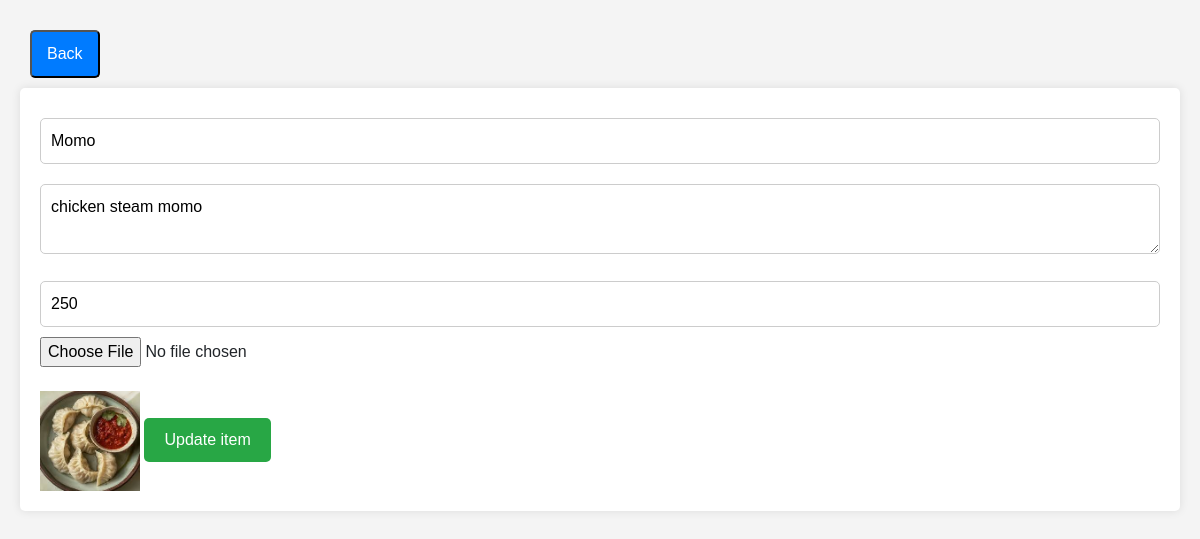
Screenshot of /OFOS/a_edit.php?id=29 with the database file from the repository.
### tables this page shows
CREATE TABLE `view_foods` (
  `F_ID` int(11) NOT NULL,
  `R_ID` int(11) NOT NULL,
  `foodname` varchar(50) NOT NULL,
  `price` bigint(20) NOT NULL,
  `description` varchar(100) NOT NULL,
  `image` varchar(255) NOT NULL
);

### OFOS/a_edit.php (the view, shortened to what this page needs)
<?php
include 'db.php';
    $id=$_GET['id'];
    $query = "SELECT * FROM view_foods where F_ID='$id'";
    $result=mysqli_query($conn,$query);
$row=mysqli_fetch_assoc($result);
?>
<!DOCTYPE html>
<html lang="en">
<head>
    <link rel="stylesheet" href="https://cdn.jsdelivr.net/npm/bootstrap@4.3.1/dist/css/bootstrap.min.css">
    <link rel="stylesheet" href="https://cdnjs.cloudflare.com/ajax/libs/font-awesome/6.6.0/css/all.min.css" />
</head>
<body>
<button class="back-button" onclick="history.back()">Back</button>
   <form action="" method="POST" enctype="multipart/form-data">
 <input type="text" name="foodname" placeholder="Foodname" required value="<?php echo $row['foodname']?>"><br>
        <textarea name="description" placeholder="Description" required><?php echo $row['description']?></textarea><br>
        <input type="number" step="0.01" name="price" placeholder="Price in Rs." required value="<?php echo $row['price']?>"><br>
        <input type="file" name="image" placeholder="add images" required><br><br>
        <img src="./uploads/<?php echo $row['image']?>" width="100" />
        <input type="submit" name="update" value="Update item" >
    </form>
</body>
</html>

### OFOS/a_edit.php (style rules this page uses)
body { font-family: Arial, sans-serif; margin: 0; padding: 20px; background-color: #f4f4f4; }
form { background: #fff; padding: 20px; margin-bottom: 20px; border-radius: 5px; box-shadow: 0 0 10px rgba(0, 0, 0, 0.1); }
form input[type="text"], form input[type="number"], form textarea { width: 100%; padding: 10px; margin: 10px 0; border: 1px solid #ccc; border-radius: 5px; }
form input[type="submit"] { background: #28a745; color: #fff; border: none; padding: 10px 20px; border-radius: 5px; cursor: pointer; transition: background 0.3s; }
.back-button { display: inline-block; margin-bottom: 20px; padding: 10px 15px; background-color: #007bff; color: white; text-decoration: none; border-radius: 5px; cursor: pointer; margin:10px; }

### rows the page displays
view_foods: foodname "Momo", description "chicken steam momo", price "250", image (picture)
